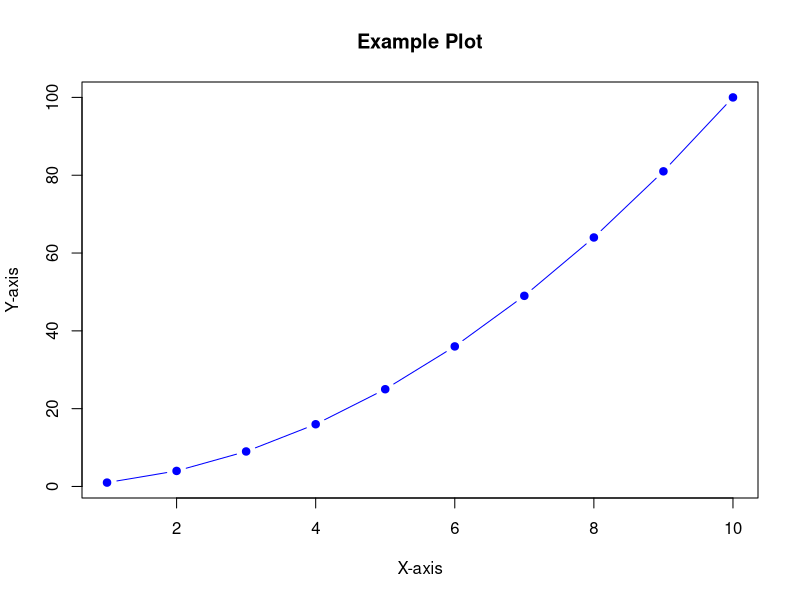

R code for this plot:
## ---- chunk 1
x <- 1:10
y <- x^2
plot(x, y, type = "b", col = "blue", pch = 19,
     xlab = "X-axis", ylab = "Y-axis",
     main = "Example Plot")
summary(lm(y ~ x))
